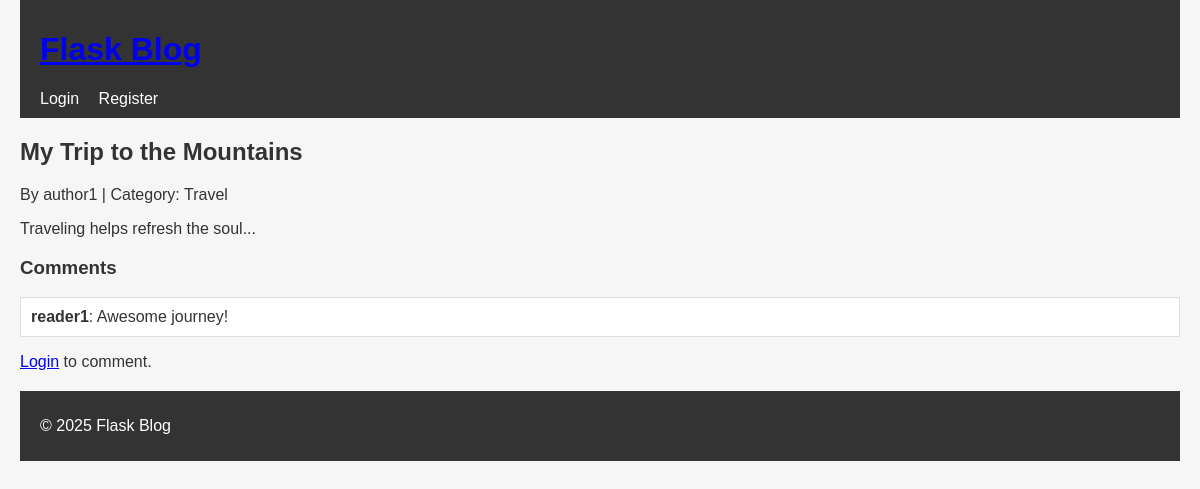
Screenshot of /post/2 with the database file from the repository.
### app/models.py (models this page shows)
class Post(db.Model):
    id = db.Column(db.Integer, primary_key=True)
    title = db.Column(db.String(200), nullable=False)
    content = db.Column(db.Text, nullable=False)
    date_posted = db.Column(db.DateTime, default=datetime.utcnow)
    user_id = db.Column(db.Integer, db.ForeignKey('user.id'), nullable=False)
    category_id = db.Column(db.Integer, db.ForeignKey('category.id'))
    tags = db.relationship('Tag', secondary=post_tags, backref=db.backref('posts', lazy='dynamic'))
    comments = db.relationship('Comment', backref='post', lazy=True)

class User(db.Model, UserMixin):
    id = db.Column(db.Integer, primary_key=True)
    username = db.Column(db.String(150), unique=True, nullable=False)
    email = db.Column(db.String(120), unique=True, nullable=False)
    password = db.Column(db.String(200), nullable=False)
    role = db.Column(db.String(10), default='reader')
    posts = db.relationship('Post', backref='author', lazy=True)
    comments = db.relationship('Comment', backref='user', lazy=True)

class Category(db.Model):
    id = db.Column(db.Integer, primary_key=True)
    name = db.Column(db.String(100), unique=True, nullable=False)
    posts = db.relationship('Post', backref='category', lazy=True)

class Comment(db.Model):
    id = db.Column(db.Integer, primary_key=True)
    content = db.Column(db.Text, nullable=False)
    approved = db.Column(db.Boolean, default=False)
    date_posted = db.Column(db.DateTime, default=datetime.utcnow)
    user_id = db.Column(db.Integer, db.ForeignKey('user.id'), nullable=False)
    post_id = db.Column(db.Integer, db.ForeignKey('post.id'), nullable=False)

### app/routes.py (the view)
@bp.route('/post/<int:post_id>')
def post_detail(post_id):
    post = Post.query.get_or_404(post_id)
    form = CommentForm()
    approved_comments = Comment.query.filter_by(post_id=post_id, approved=True).order_by(Comment.date_posted.desc())
    return render_template('post_detail.html', post=post, form=form, comments=approved_comments)

### app/templates/post_detail.html (shortened to what this page needs)
{% extends 'base.html' %}
{% block content %}
<h2>{{ post.title }}</h2>
<p>By {{ post.author.username }} | Category: {{ post.category.name if post.category else "Uncategorized" }}</p>
<p>{{ post.content }}</p>
<h3>Comments</h3>
{% for comment in comments %}
    <div class="comment">
        <strong>{{ comment.user.username }}</strong>: {{ comment.content }}
    </div>
{% else %}
    <p>No comments yet.</p>
{% endfor %}
{% if current_user.is_authenticated %}
    <form method="POST" action="{{ url_for('main.comment_post', post_id=post.id) }}">
        {{ form.hidden_tag() }}
        {{ form.content.label }} {{ form.content(rows=3) }}<br>
        {{ form.submit() }}
    </form>
{% else %}
    <p><a href="{{ url_for('main.login') }}">Login</a> to comment.</p>
{% endif %}
{% endblock %}

### app/static/css/style.css (style rules this page uses)
body { font-family: Arial, sans-serif; margin: 0; padding: 0 20px; background: #f6f6f6; color: #333; }
.post-card, .comment { background: white; border: 1px solid #ddd; padding: 10px; margin: 10px 0; }

### rows the page displays
Post: title "My Trip to the Mountains", content "Traveling helps refresh the soul..."
User: author.username "author1"
Category: category "Travel"
Comment: user.username "reader1", content "Awesome journey!"
